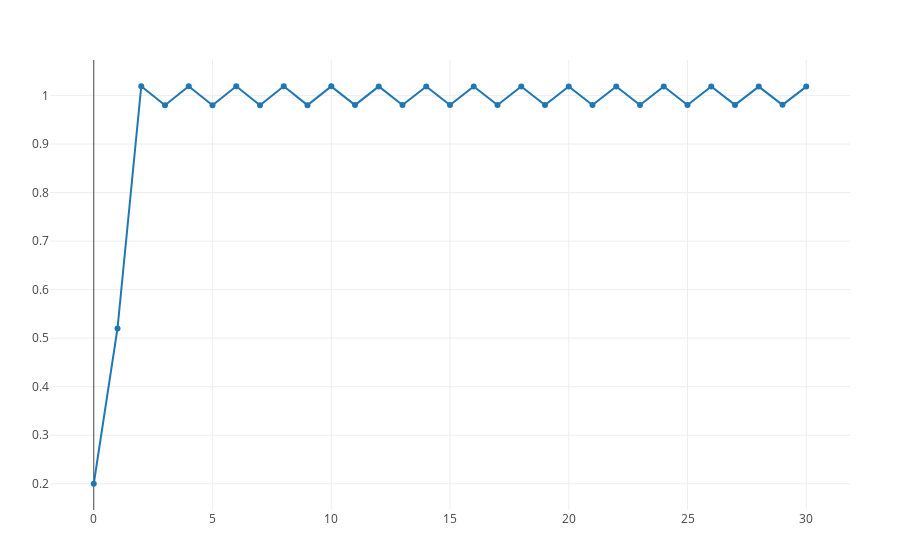

The code cell stored with this chart in its notebook:
### Code cell
using PlotlyJS,IJulia 
P = IJulia.readprompt("P0= ")
P = parse(Float64, P)
tstop = IJulia.readprompt("Timpul final = ")
tstop = parse(Int64,tstop)
r = IJulia.readprompt("r = ")
r = parse(Float64,r)
K = IJulia.readprompt("K = ")
K = parse(Float64,K)
vals=[P]
for t in 1:tstop
    P=(1+r*(1-P/K))*P
    append!(vals,P)
end
trace=scatter(x=collect(0:tstop),y=vals, mode="lines+markers", name="Nr. de indivizi")
plot([trace],Layout(legend_title_text="Populație"))

### Figure 1 — Plotly figure (JSON) as saved in the notebook; plotly's stock layout.template omitted (floating-point values rounded to 4 significant figures)
{"data": [{"mode": "lines+markers", "name": "Nr. de indivizi", "type": "scatter", "x": [0, 1, 2, 3, 4, 5, 6, 7, 8, 9, 10, 11, 12, 13, 14, 15, 16, 17, 18, 19, 20, 21, 22, 23, 24, 25, 26, 27, 28, 29, 30], "y": [0.2, 0.52, 1.019, 0.9801, 1.019, 0.9801, 1.019, 0.9802, 1.019, 0.9802, 1.019, 0.9803, 1.019, 0.9804, 1.019, 0.9804, 1.019, 0.9805, 1.019, 0.9805, 1.019, 0.9806, 1.019, 0.9807, 1.019, 0.9807, 1.019, 0.9808, 1.018, 0.9808, 1.018]}], "layout": {"autosize": true, "legend": {"title": {"text": "Populație"}}, "margin": {"b": 50, "l": 50, "r": 50, "t": 60}, "xaxis": {"autorange": true, "range": [-1.764, 31.76], "type": "linear"}, "yaxis": {"autorange": true, "range": [0.1446, 1.075], "type": "linear"}}}
